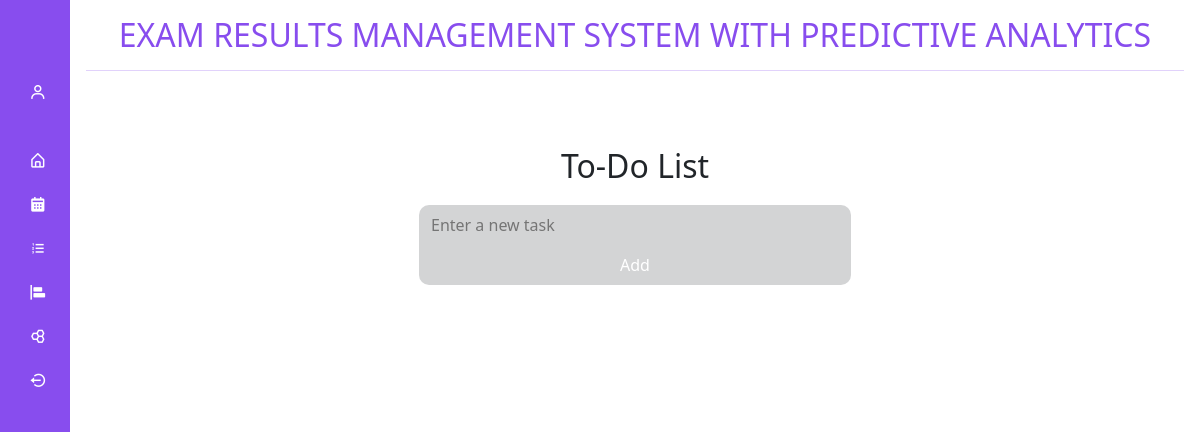
/Dashboard/Sider.php?content=../pages/Home.php (signed in), run on an earlier commit of the app's database.
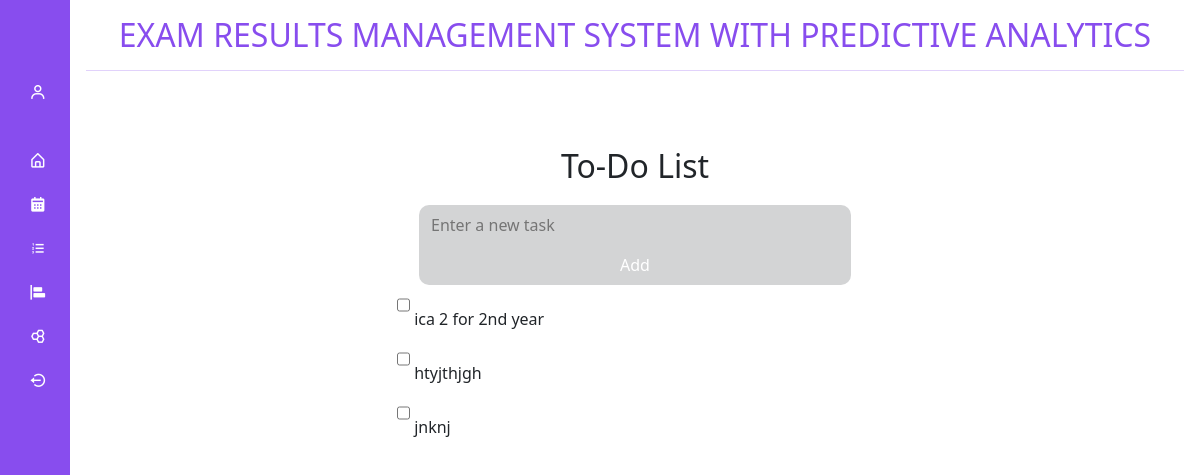
And on a later commit of the database.
### tables this page shows
CREATE TABLE `tasks` (
  `id` int(11) NOT NULL,
  `task_name` varchar(255) NOT NULL,
  `is_completed` tinyint(1) DEFAULT 0
);

### pages/Home.php (the view, shortened to what this page needs)
<?php
require_once '../connection/conf.php';
$result = $conn->query("SELECT * FROM tasks");
$tasks = $result->fetch_all(MYSQLI_ASSOC);
?>
<!DOCTYPE html>
<html lang="en">
  <head>
    <link href="https://cdn.lineicons.com/4.0/lineicons.css" rel="stylesheet" />
    <link
      href="https://unpkg.com/boxicons@2.1.4/css/boxicons.min.css"
      rel="stylesheet"
    />
    <link rel="stylesheet" href="../Dashboard/Sider.css" />
    <link
      href="https://cdn.jsdelivr.net/npm/bootstrap@5.3.3/dist/css/bootstrap.min.css"
      rel="stylesheet"
    />
    <link rel="stylesheet" href="../Style/TodoList.css" />
    <link rel="stylesheet" href="../Style/Home.css" />
  </head>
  <body>
    <div class="main p-3">
        <div class="container2">
            <div class="todo-list">
                <h2>To-Do List</h2>
                <div class="row">
                    <input type="text" class="add-task" id="task_name" placeholder="Enter a new task">
                    <button id="add_button">Add</button>
                </div>
                <div>
                    <ul id="task_list" class="">
                        <?php foreach ($tasks as $task): ?>
                            <li data-id="<?= $task['id'] ?>" class="<?= $task['is_completed'] ? 'completed' : '' ?>">
                                <input type="checkbox" class="task_checkbox" <?= $task['is_completed'] ? 'checked' : '' ?>>
                                <?= htmlspecialchars($task['task_name']) ?>
                                <button class="delete_button">X</button>
                            </li>
                        <?php endforeach; ?>
                    </ul>
                </div>
            </div>
    </div>
</body>
</html>

### Dashboard/Sider.php (shortened to what this page needs)
<?php
$user_type=$_SESSION['user_type'];
?>
<!DOCTYPE html>
<html lang="en">
  <head>
    <link href="https://cdn.lineicons.com/4.0/lineicons.css" rel="stylesheet" />
    <link
      href="https://unpkg.com/boxicons@2.1.4/css/boxicons.min.css"
      rel="stylesheet"
    />
    <link rel="stylesheet" href="Sider.css" />
    <link
      href="https://cdn.jsdelivr.net/npm/bootstrap@5.3.3/dist/css/bootstrap.min.css"
      rel="stylesheet"
    />
  </head>
  <body>
    <div class="wrapper">
      <aside id="sidebar">
        <div class="d-flex">
          <button id="toggle-btn">
          </button>
        </div>
        <ul class="sidebar-nav">
          <li class="sidebar-item">
            <a href="?content=../pages/profile.php"
              class="sidebar-link">
              <i class="bx bx-user me-2"></i>
            </a>
          </li>
          <br>
          <li class="sidebar-item">
            <a href="?content=../pages/Home.php"
              class="sidebar-link">
              <i class="bx bx-home-alt me-2"></i>
            </a>
          </li>
          <?php if ($user_type == 'hod' || $user_type == 'lec'): ?>
          <li class="sidebar-item">
            <a
              href="#"
              class="sidebar-link has-dropdown collapsed"
              data-bs-toggle="collapse"
              data-bs-target="#attendance"
              aria-expanded="false"
              aria-controls="attendance"
            >
              <i class="bx bxs-calendar me-2"></i>
            </a>
          </li>
        <?php endif; ?>
        <?php if ($user_type == 'hod' || $user_type == 'lec'): ?>
          <li class="sidebar-item">
            <a
              href="#"
              class="sidebar-link has-dropdown collapsed"
              data-bs-toggle="collapse"
              data-bs-target="#assessment"
              aria-expanded="false"
              aria-controls="assessment"
            >
              <i class="bx bx-list-ol me-2"></i>
            </a>
          </li>
        <?php endif; ?>
        <?php if ($user_type == 'hod' || $user_type == 'lec'): ?>
          <li class="sidebar-item">
            <a
              href="#"
              class="sidebar-link has-dropdown collapsed"
              data-bs-toggle="collapse"
              data-bs-target="#final"
              aria-expanded="false"
              aria-controls="final"
            >
              <i class="bx bxs-objects-horizontal-left me-2"></i>
            </a>
          </li>
         <?php endif; ?>
        <?php if ($user_type == 'hod' || $user_type == 'lec'): ?>
          <li class="sidebar-item">
            <a href="?content=../pages/ComboMarks.php"
              class="sidebar-link">
              <i class='bx bx-hive'></i>
            </a>
          </li>
         <?php endif; ?>
          <li class="sidebar-item">
            <a href="?content=../pages/login.php"
              class="sidebar-link">
              <i class="bx bx-log-out-circle me-2"></i>
            </a>
          </li>
        </ul>
      </aside>
      <div class="main p-3">
        <div class="top-bar text-center">
          <h2>EXAM RESULTS MANAGEMENT SYSTEM WITH PREDICTIVE ANALYTICS</h2>
          <hr />
        </div>
      <div class="content">
        <div class="container">
          <?php
                if(isset($_GET['content'])){
                    $contentPage=$_GET['content'];
                    if(file_exists($contentPage)){
                        include($contentPage);
                    }
                }else{
                }
            ?>
        </div>
        </div>
      </div>
    </div>
  </body>
</html>

### Dashboard/Sider.css (style rules this page uses)
a { text-decoration: none !important; font-weight: 400; font-size: 16px !important; }
li { list-style: none; }
body { font-family: "Poppins", sans-serif; }
.wrapper { display: flex; }
.main { min-height: 100vh; width: 100%; overflow: hidden; transition: all 0.35s ease-in-out; }
#sidebar { width: 70px; min-width: 70px; z-index: 1000; transition: all 0.25s ease-in-out; display: flex; flex-direction: column; background-color: #884dee; }
#toggle-btn { background-color: transparent; cursor: pointer; border: 0; padding: 1rem 1.5rem; }
.sidebar-nav { padding: 2rem 0; flex: 1 1 auto; }
a.sidebar-link { padding: 0.625rem 1.625rem; color: white; display: block; font-size: 0.9rem; white-space: nowrap; border-left: 3px solid transparent; }
.sidebar-link i { font-size: 1.1rem; margin-right: 0.75rem; }
.sidebar-item { position: relative; }
.top-bar { height: 100px; }
.top-bar h2 { color: #884dee; }
hr { color: #884dee !important; }

### Style/TodoList.css (style rules this page uses)
.container2 { width: 100%; min-height: 100vh; padding: 5px; }
.todo-list { width: 100%; max-width: 540px; height: auto; background-color: rgb(255, 255, 255); margin: 10px auto 20px; padding: 50px, 30px, 70px; border-radius: 10px; border: 1px solid var(--secondary-color); }
.todo-list h2 { color: var(--primary-color); display: flex; align-items: center; justify-content: center; margin-bottom: 20px !important; margin: auto; text-align: center; }
.row { display: flex; align-items: center; justify-content: space-between; background: #d3d4d5; width: 80%; border-radius: 10px; margin-bottom: 25px; margin: auto; }
input { flex: 1; border: none; outline: none; background: transparent; padding: 10px; height: 40px; }
.add-task { width: 50%; }
button { border: none; outline: none; height: 40px; width: 100px; background: var(--primary-color); color: white; font-size: 16px; cursor: pointer; border-radius: 10px; }

What changed in the data, as far as the page shows it:
added tasks: task_name "ica 2 for 2nd year"
added tasks: task_name "htyjthjgh"
added tasks: task_name "jnknj"
